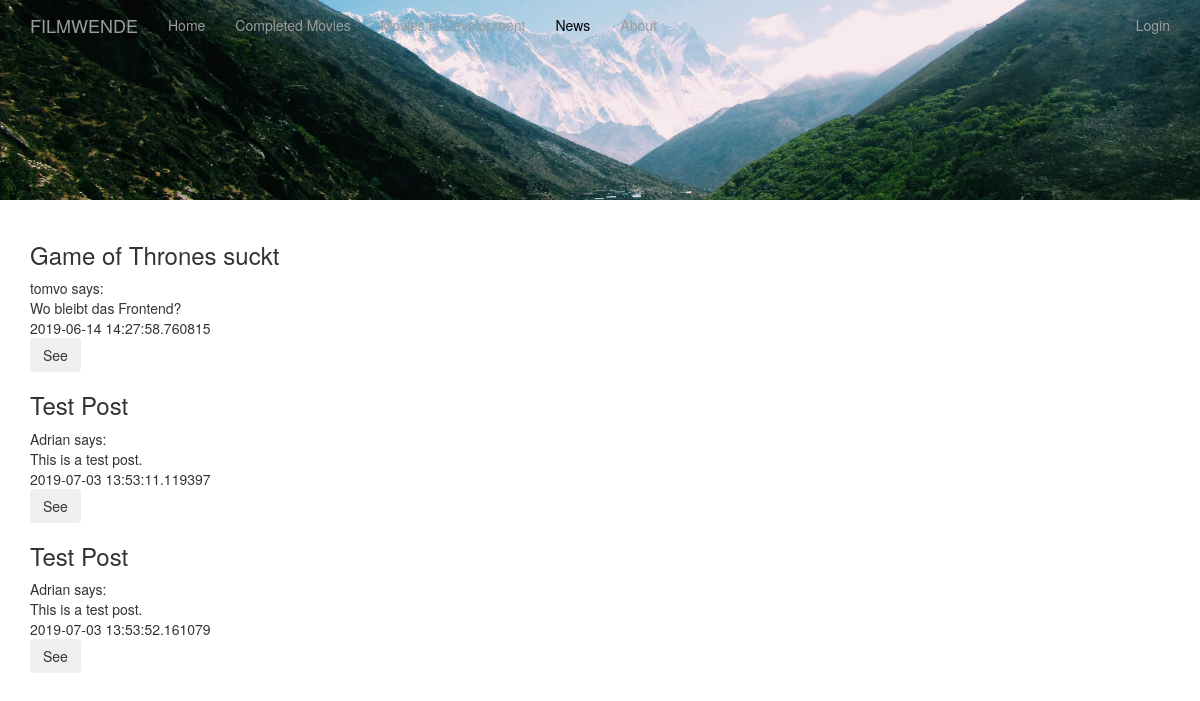
Page /news on the committed database.
### app/models.py (models this page shows, shortened)
class DesignImage(db.Model):
    __tablename__ = "designimages"
    id = db.Column(db.Integer, primary_key = True)
    section = db.Column(db.String)
    image_url = db.Column(db.String)
    current = db.Column(db.Integer)

class Post(db.Model):
    id = db.Column(db.Integer, primary_key=True)
    title = db.Column(db.String)
    body = db.Column(db.String(140))
    timestamp = db.Column(db.DateTime, index=True, default=datetime.utcnow)
    user_id = db.Column(db.Integer, db.ForeignKey('user.id'))

class User(UserMixin, db.Model):
    id = db.Column(db.Integer, primary_key=True)
    username = db.Column(db.String(64), index=True, unique=True)
    email = db.Column(db.String(120), index=True, unique=True)
    password_hash = db.Column(db.String(128))
    posts = db.relationship('Post', backref='author', lazy='dynamic')
    isInAbout = db.Column(db.Integer)

### app/routes.py (the view)
@app.route('/news')
def news():
    posts = Post.query.all()
    designImage = DesignImage.query.filter_by(section="news", current=1).first()
    return render_template('news.html', posts=posts, designImage=designImage)

### app/templates/news.html
{% extends "base.html" %}
{% block content %}
<div class="row">
  <img id="header" src="{{designImage.image_url}}" alt="My image"/>
  <div class="col-md-3"></div>
</div>
<div class="container">
    <div class="col"><hr></div>
  {% if posts | length > 0 %}
    {%for post in posts%}
      {% include '_post.html' %}
      <button type="button" class="btn btn-outline-secondary" onclick ="window.location = '/posts/{{post.title_DE}}';"> See </button>
    {%endfor%}
{%else%}
  <i>No post yet.</i>
{%endif%}
</div>
{%endblock%}

### app/templates/_post.html
<h3>{{ post.title }}</h3>
    <table>
        <tr valign="top">
            <td>{{ post.author.username }} says:<br>{{ post.body }}</td>
        </tr>
        <tr>
            <td>{{post.timestamp}}</td>
        </tr>
    </table>

### app/static/mystyle.css (style rules this page uses)
#header { object-fit: cover; width: 100%; height: 200px; }
hr { border-color: rgba(255, 255, 255); }
html, body { max-width: 100%; overflow-x: hidden; }
.col { flex: 33%; max-width: 33%; padding: 0 10px; }

### rows in the picture
DesignImage: image_url (picture)
Post: title "Game of Thrones suckt", author.username "tomvo", body "Wo bleibt das Frontend?", timestamp "2019-06-14 14:27:58.760815"
Post: title "Test Post", author.username "Adrian", body "This is a test post.", timestamp "2019-07-03 13:53:11.119397"
Post: title "Test Post", author.username "Adrian", body "This is a test post.", timestamp "2019-07-03 13:53:52.161079"
